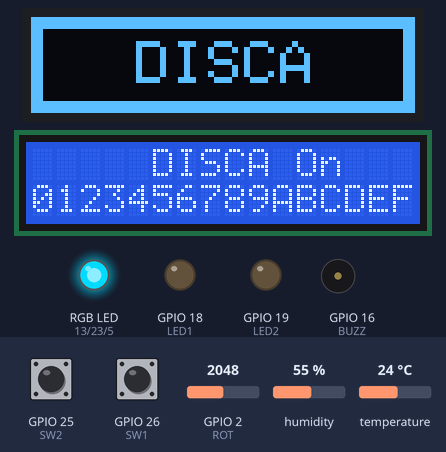
Simulated run of this sketch. Board: ESP32. On the bench: 128×32 one-colour display, 16×2 character LCD, an RGB LED mixed from three pins (HIGH = lit), output pins drawn as LEDs (lit = HIGH), buzzer (waves = sounding). The test bench sets the inputs (shaded band); at power-on: GPIO 26 (SW1) HIGH, GPIO 2 (ROT) = 2048, GPIO 25 (SW2) HIGH, humidity 55 %, temperature 24 °C. What the sketch prints to the serial monitor is not drawn.

Above: at 15.7 s.
15.8 s: GPIO 26 (SW1) pulled LOW for 0.15 s
At 16.9 s:
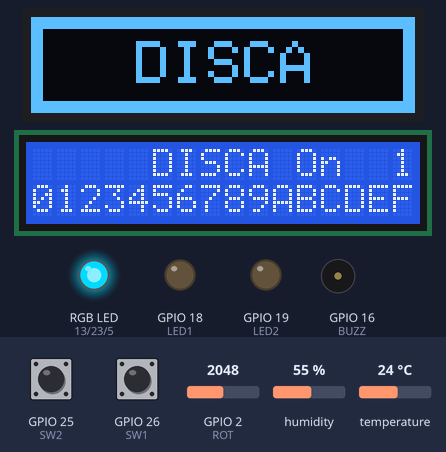
17.4 s: GPIO 2 (ROT) set to 2866
At 18.6 s:
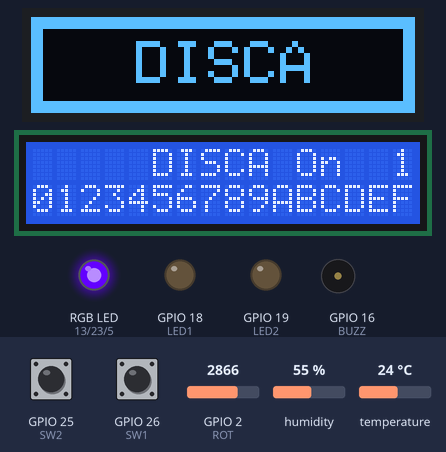
18.9 s: GPIO 26 (SW1) pulled LOW for 1 s
At 19.7 s:
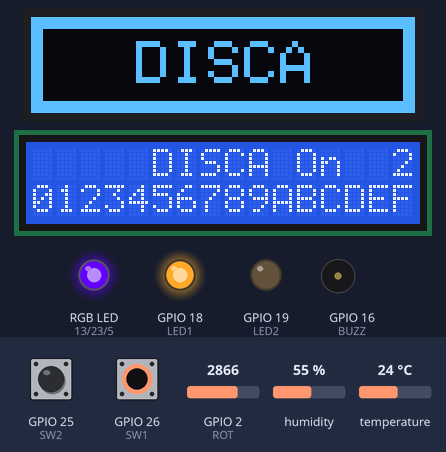
21.4 s: GPIO 26 (SW1) pulled LOW for 0.15 s
At 22.4 s:
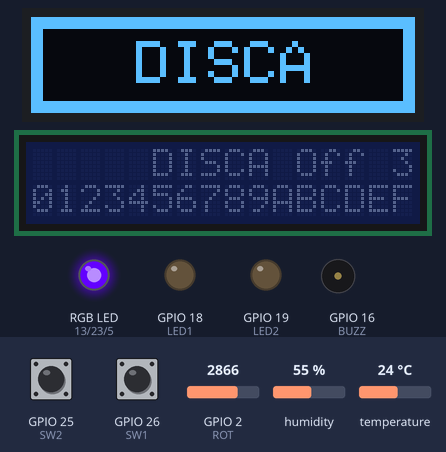
23.0 s: GPIO 25 (SW2) pulled LOW for 0.15 s
At 23.07 s:
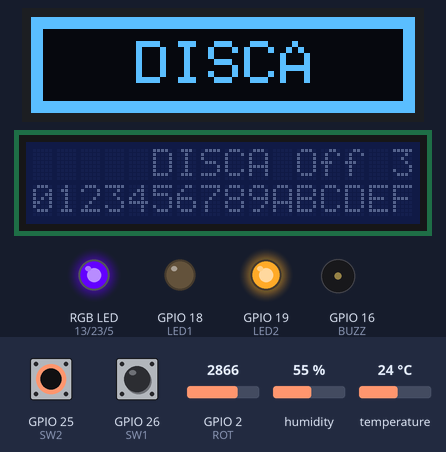
24.6 s: GPIO 2 (ROT) set to 1228
At 25.3 s:
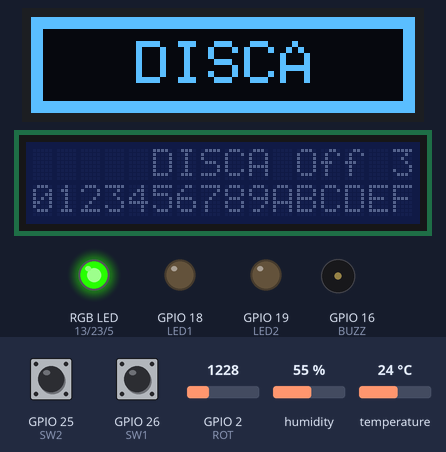
Timing chart, 0 to 27.1 s (numbered marks = the images above; inputs shaded):
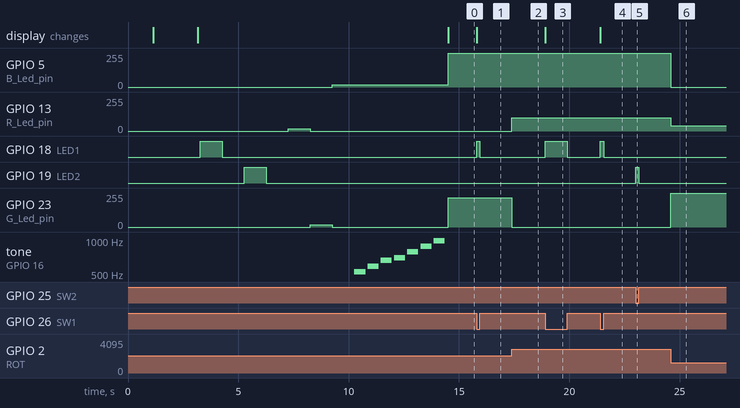

The sketch:

BIP_multitest_v3_LCD_OLED.ino
```cpp
/********* Libraries needed ***********/
// GFX Library (Adafruit)
// SSD1306 (Adafruit)
// BusIO (Adafruit)
// DHT (Adafruit)
// LiquidCrystal_I2C (Frank de Brabander)

/*************** OLED *************/
#include <SPI.h>
#include <Wire.h>
#include <Adafruit_GFX.h>
#include <Adafruit_SSD1306.h>
#include "DHT.h"
#include <LiquidCrystal_I2C.h>

#define SCREEN_WIDTH 128     // OLED display width, in pixels
#define SCREEN_HEIGHT 32     // OLED display height, in pixels
#define OLED_RESET -1        // Reset pin # (or -1 if sharing Arduino reset pin)
#define SCREEN_ADDRESS 0x3C  ///< See datasheet for Address; 0x3D for 128x64, 0x3C for 128x32
Adafruit_SSD1306 display(SCREEN_WIDTH, SCREEN_HEIGHT, &Wire, OLED_RESET);
LiquidCrystal_I2C lcd(0x27, 16, 2);             // LCD at address 0x27 (also 0x3F is possible) 16x2 chars
#define SOUND_RESOLUTION 8                      // 8 bit resolution
#define SOUND_ON (1 << (SOUND_RESOLUTION - 1))  // 50% duty cycle
#define SOUND_OFF 0                             // 0% duty cycle

/**************** Multifunction + wemos board *********************/
const int SW1 = 26;        //D2
const int SW2 = 25;        //D3
const int LED1 = 18;       //D13
const int LED2 = 19;       //D12
const int DHTpin = 17;     //D4
const int ROT = 2;         //A0 NOTE: Unable to upload program if potentiometer HIGH. It must be to 0
const int BUZZ = 16;       //D5
const int LM35 = 35;       //A2
const int IR = 27;         //D6
const int R_Led_pin = 13;  //D9
const int G_Led_pin = 23;  //D11
const int B_Led_pin = 5;   //D10
const int R_Led_ch = 1;    //PWM red channel
const int G_Led_ch = 2;    //PWM green channel
const int B_Led_ch = 3;    //PWM blue channel
const int BUZZ_ch = 4;

long DO = 523.25,  //definimos las frecuencias de las notas
  DoS = 554.37,
     RE = 587.33,
     RES = 622.25,
     MI = 659.26,
     FA = 698.46,
     FAS = 739.99,
     SOL = 783.99,
     SOLS = 830.61,
     LA = 880,
     LAS = 932.33,
     SI = 987.77,
     RE2 = 1174.66,
     FAS2 = 1479.98;

DHT dht(DHTpin, DHT11);
int Button1_Count = 0;
int Button1_State, Button1_Old = 1;  //Switch pull down, so press button will read 0
bool Backlight=true;


void setup() {
  Serial.begin(9600);

  dht.begin();

/**************** Only OLED ******************/
  // SSD1306_SWITCHCAPVCC = generate display voltage from 3.3V internally
  if (!display.begin(SSD1306_SWITCHCAPVCC, SCREEN_ADDRESS)) {
    Serial.println(F("SSD1306 allocation failed"));
    for (;;)
      ;  // Don't proceed, loop forever
  }
/*********************************************/


/**************** Only LCD ******************/
  lcd.init();
  lcd.backlight();
  lcd.setCursor(0, 0);  //(x,y)
  lcd.print("     DISCA      ");
  lcd.setCursor(0, 1);
  lcd.print("0123456789ABCDEF");
/********************************************/

  ledcSetup(R_Led_ch, 5000, 12);  //12 bit resolution PWM @5KHz
  ledcAttachPin(R_Led_pin, R_Led_ch);
  ledcSetup(G_Led_ch, 5000, 12);
  ledcAttachPin(G_Led_pin, G_Led_ch);
  ledcSetup(B_Led_ch, 5000, 12);
  ledcAttachPin(B_Led_pin, B_Led_ch);
  pinMode(SW1, INPUT); //Pull-up resistor, so "1" is read by default (not pressed)
  pinMode(SW2, INPUT); //Pull-up resistor, so "1" is read by default (not pressed)
  pinMode(LED1, OUTPUT);
  pinMode(LED2, OUTPUT);
  pinMode(DHTpin, INPUT);
  pinMode(ROT, INPUT);
  pinMode(BUZZ, OUTPUT);
  pinMode(LM35, INPUT);
  pinMode(IR, INPUT);


/**************** Only OLED ******************/
  display.clearDisplay();
  // fill rectangle fillRect(xinit, yinit, xend, yend, color)
  display.fillRect(0, 0, display.width(), display.height(), SSD1306_INVERSE);
  display.display();
  delay(1000);
  display.fillRect(4, 4, display.width() - 8, display.height() - 8, SSD1306_INVERSE);
  display.display();  // Update screen with each newly-drawn rectangle
  delay(2000);

  //display.clearDisplay();
  display.setTextSize(2);  // Draw 2X-scale text
  display.setTextColor(SSD1306_WHITE);
  display.setCursor(35, 8);
  display.println(F("DISCA"));
  display.display();
  delay(100);
/*********************************************/

  Serial.println("Starting the test");
  doTest();

/**************** Only LCD ******************/
  lcd.setCursor(11,0);
  if(!Backlight)
    lcd.print("Off");
  else
    lcd.print("On ");
/********************************************/

}

void loop() {


/**************** Only LCD ******************/
  Button1_State = digitalRead(SW1);
  if ((Button1_State == 0) && (Button1_Old == 1)) {
    Button1_Count++;
    lcd.setCursor(15,0);
    lcd.print(Button1_Count);
  }
  Button1_Old = Button1_State;


  lcd.setCursor(11,0);

  if (Button1_Count == 3){
    Backlight=!Backlight;
    if(Backlight){
      lcd.print("On ");
      lcd.backlight();
    }
    else{
      lcd.print("Off");
      lcd.noBacklight();
    }
    Button1_Count=0;
  }
/*************************************************/

  if (Button1_State == 0)
    digitalWrite(LED1, HIGH);

  else
    digitalWrite(LED1, LOW);

  if (!digitalRead(SW2))
    digitalWrite(LED2, HIGH);
  else
    digitalWrite(LED2, LOW);


  int rot = analogRead(ROT);

  if (rot <= 650) {
    ledcWrite(R_Led_ch, 4095);
    ledcWrite(G_Led_ch, rot * 6);
    ledcWrite(B_Led_ch, 0);
  }

  if ((rot > 650) && (rot <= 1300)) {
    ledcWrite(R_Led_ch, 4095 - (rot - 650) * 6);
    ledcWrite(G_Led_ch, 4095);
    ledcWrite(B_Led_ch, 0);
  }

  if ((rot > 1300) && (rot <= 1950)) {
    ledcWrite(R_Led_ch, 0);
    ledcWrite(G_Led_ch, 4095);
    ledcWrite(B_Led_ch, (rot - 1300) * 6);
  }

  if ((rot > 1950) && (rot <= 2600)) {
    ledcWrite(R_Led_ch, 0);
    ledcWrite(G_Led_ch, 4095 - (rot - 1950) * 6);
    ledcWrite(B_Led_ch, 4095);
  }

  if ((rot > 2600) && (rot <= 3250)) {
    ledcWrite(R_Led_ch, (rot - 2600) * 6);
    ledcWrite(G_Led_ch, 0);
    ledcWrite(B_Led_ch, 4095);
  }

  if ((rot > 3250) && (rot <= 3900)) {
    ledcWrite(R_Led_ch, 4095);
    ledcWrite(G_Led_ch, 0);
    ledcWrite(B_Led_ch, 4095 - (rot - 3250) * 6);
  }


  delay(1);
}

void doTest() {
  Serial.println("LED1 test");
  digitalWrite(LED1, HIGH);
  delay(1000);
  digitalWrite(LED1, LOW);
  delay(1000);
  Serial.println("LED2 test");
  digitalWrite(LED2, HIGH);
  delay(1000);
  digitalWrite(LED2, LOW);
  delay(1000);

  Serial.println("RGB test: Red");
  ledcWrite(R_Led_ch, 255);  //test RED
  ledcWrite(G_Led_ch, 0);
  ledcWrite(B_Led_ch, 0);
  delay(1000);

  Serial.println("RGB test: Green");
  ledcWrite(R_Led_ch, 0);
  ledcWrite(G_Led_ch, 255);  //test GREEN
  ledcWrite(B_Led_ch, 0);
  delay(1000);

  Serial.println("RGB test: Blue");
  ledcWrite(R_Led_ch, 0);
  ledcWrite(G_Led_ch, 0);
  ledcWrite(B_Led_ch, 255);  //test BLUE
  delay(1000);

  Serial.println("Pasive buzzer test.");
  tone(BUZZ, DO, 500);  // A4
  delay(100);
  tone(BUZZ, RE, 500);  // B4
  delay(100);
  tone(BUZZ, MI, 500);  // C4
  delay(100);
  tone(BUZZ, FA, 500);  // D4
  delay(100);
  tone(BUZZ, SOL, 500);  // E4
  delay(100);
  tone(BUZZ, LA, 500);  // F4
  delay(100);
  tone(BUZZ, SI, 500);  // G4
  delay(100);

  Serial.print("LM35 (temperature) test:");
  Serial.println(analogRead(LM35));

  Serial.println("DHT11 (temperature and humidity) test");
  float h = dht.readHumidity();
  float t = dht.readTemperature();

  if (isnan(h) || isnan(t)) {
    Serial.println(F("Failed to read from DHT sensor!"));
  } else {
    Serial.print(F("Humidity: "));
    Serial.print(h);
    Serial.print(F("% Temperature: "));
    Serial.print(t);
    Serial.println(F("°C "));
  }
}

void tone(int pin, int frequency, int duration) {
  ledcSetup(BUZZ_ch, frequency, SOUND_RESOLUTION);  // Set up PWM channel
  ledcAttachPin(pin, BUZZ_ch);                      // Attach channel to pin
  ledcWrite(BUZZ_ch, SOUND_ON);
  delay(duration);
  ledcWrite(BUZZ_ch, SOUND_OFF);
}
```

Measured:
- after the input at 15.8 s, GPIO 18 (LED1): LOW → HIGH at once, → LOW 0.15 s later; the display: changes at once (image 1)
- after the input at 17.4 s, GPIO 13 (R_Led_pin): 0/255 → 99/255 at once; GPIO 23 (G_Led_pin): 218/255 → 0/255 at once
- after the input at 18.9 s, GPIO 18 (LED1): LOW → HIGH at once, → LOW 1.0 s later; the display: changes at once (image 3)
- after the input at 21.4 s, GPIO 18 (LED1): LOW → HIGH at once, → LOW 0.14 s later; the display: changes at once (image 4)
- after the input at 23.0 s, GPIO 19 (LED2): LOW → HIGH at once, → LOW 0.15 s later
- after the input at 24.6 s, GPIO 5 (B_Led_pin): 255/255 → 0/255 at once; GPIO 13 (R_Led_pin): 99/255 → 39/255 at once; GPIO 23 (G_Led_pin): 0/255 → 255/255 at once
